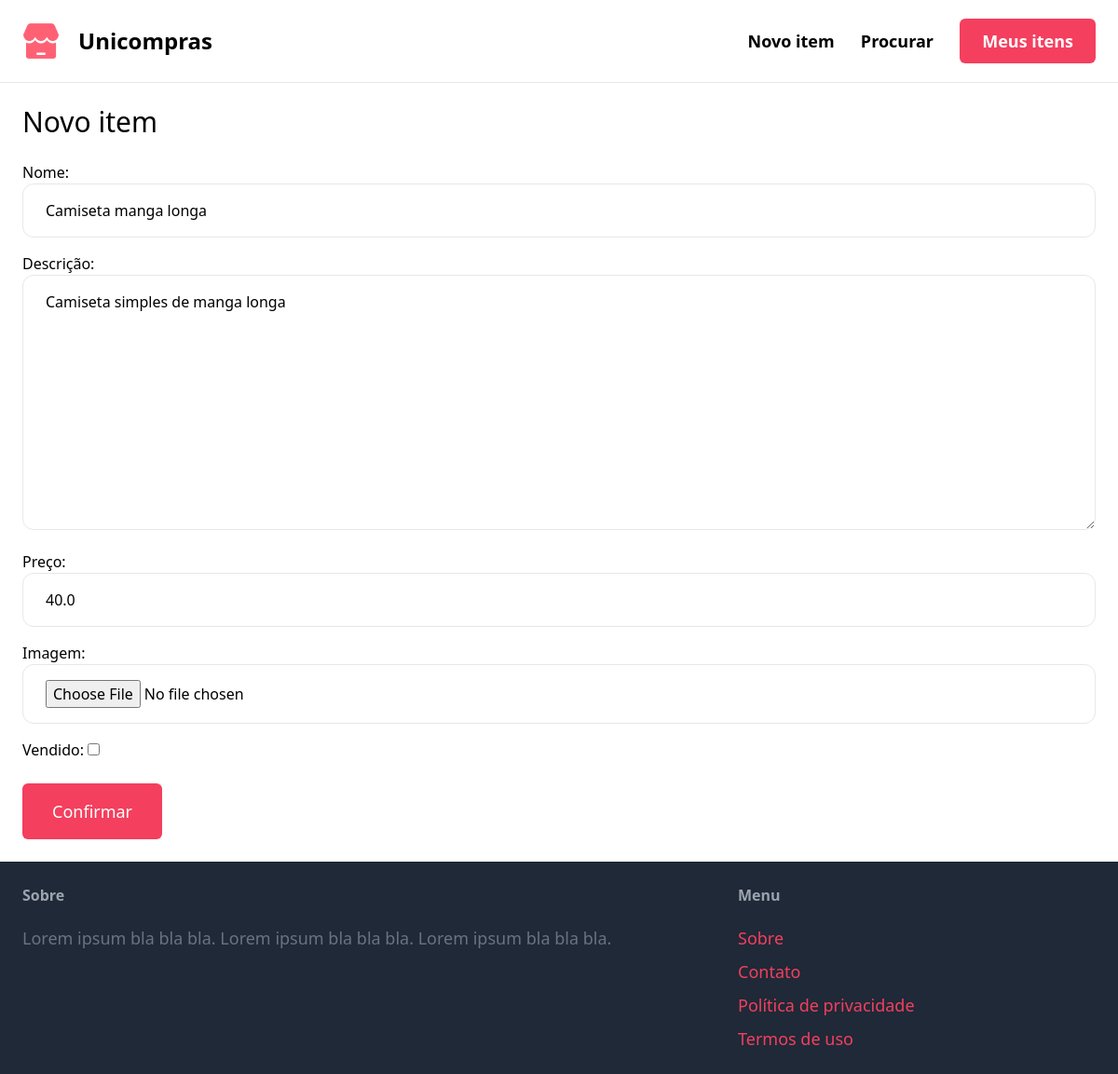
Page /items/7/edit/ (signed in) on the committed database.
### item/models.py (models this page shows, shortened)
class Item(models.Model):
    category = models.ForeignKey(
        Category, related_name='items', on_delete=models.CASCADE)
    name = models.CharField(max_length=255)
    description = models.TextField(blank=True, null=True)
    price = models.FloatField()
    image = models.ImageField(upload_to='item_images', blank=True, null=True)
    is_sold = models.BooleanField(default=False)
    created_by = models.ForeignKey(
        User, related_name='items', on_delete=models.CASCADE)
    created_at = models.DateTimeField(auto_now_add=True)

### item/views.py (the view)
# urls.py: path('<int:pk>/edit/', views.edit, name='edit'),
@login_required
def edit(request, pk):
    item = get_object_or_404(Item, pk=pk, created_by=request.user)
    if request.method == 'POST':
        form = EditItemForm(request.POST, request.FILES, instance=item)
        if form.is_valid():
            form.save()
            return redirect('item:detail', pk=item.id)
    else:
        form = EditItemForm(instance=item)
    return render(request, 'item/form.html', {
        'form': form,
        'title': 'Edit item',
    })

### item/forms.py
class EditItemForm(forms.ModelForm):
    class Meta:
        model = Item
        fields = ('name', 'description', 'price', 'image', 'is_sold')
        labels = {
            'category': 'Categoria',
            'name': 'Nome',
            'description': 'Descrição',
            'price': 'Preço',
            'image': 'Imagem',
            'is_sold': 'Vendido',
        }
        widgets = {
            'name': forms.TextInput(attrs={
                'class': INPUT_CLASSES
            }),
            'description': forms.Textarea(attrs={
                'class': INPUT_CLASSES
            }),
            'price': forms.TextInput(attrs={
                'class': INPUT_CLASSES
            }),
            'image': forms.FileInput(attrs={
                'class': INPUT_CLASSES
            })
        }

### item/templates/item/form.html (shortened to what this page needs)
{% extends 'core/base.html' %}
{% block content %}
<h1 class="mb-6 text-3xl">Novo item</h1>
<form method="post" action="." enctype="multipart/form-data">
    <div class="space-y-4">
        {{ form.as_p }}
    </div>
    <button class="mt-6 py-4 px-8 text-lg bg-rose-500 hover:bg-rose-700 rounded-md text-white">Confirmar</button>
</form>
{% endblock %}

### rows in the picture
Item: name "Camiseta manga longa", description "Camiseta simples de manga longa", price "40.0"
